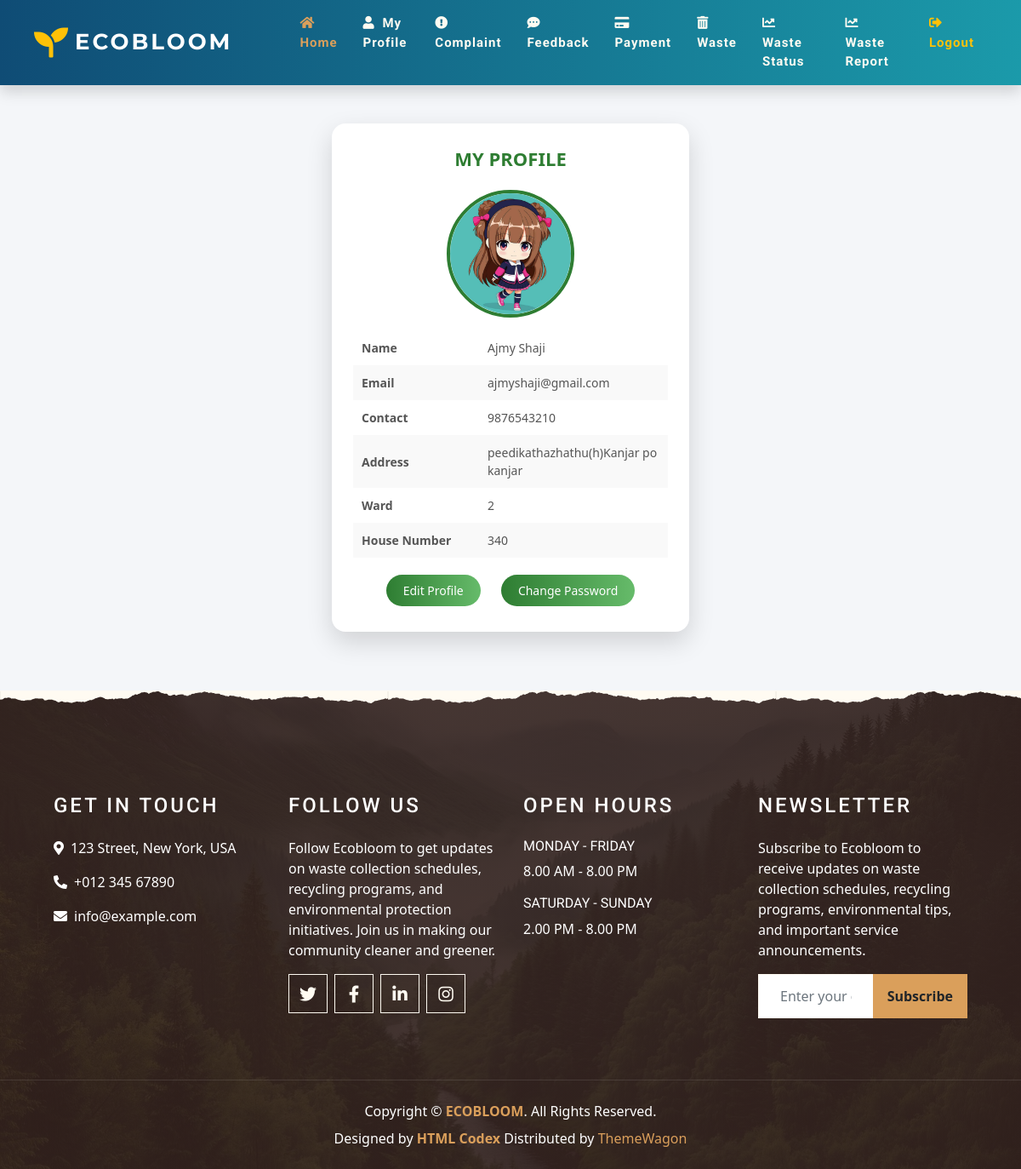
The page /User/Profile/ (signed in) on the database as committed earlier.
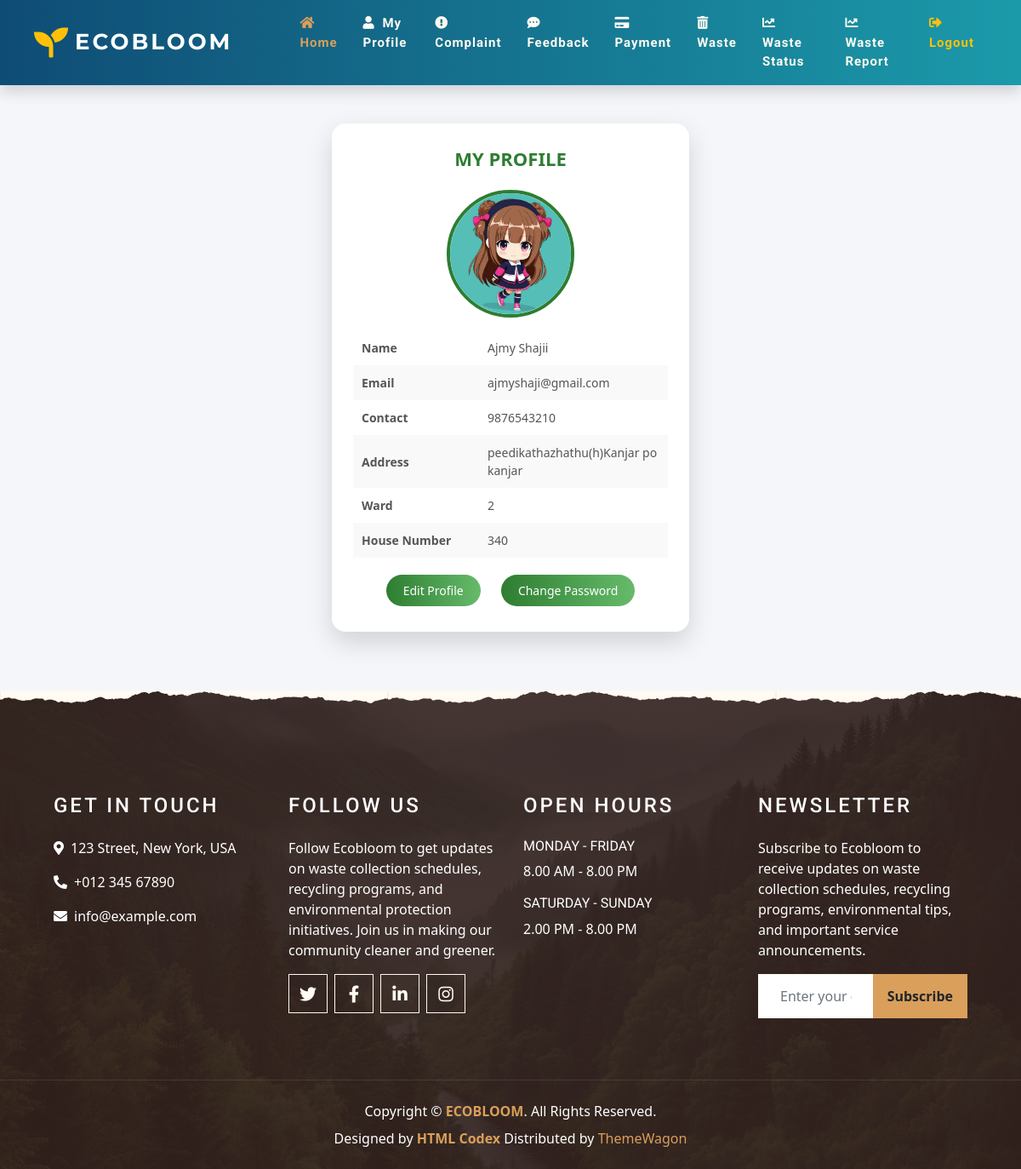
The same page on the database as committed later.
### Guest/models.py (models this page shows)
class tbl_user(models.Model):
    user_name=models.CharField(max_length=50)
    user_email=models.CharField(max_length=50)
    user_contactno=models.CharField(max_length=50)
    user_address=models.CharField(max_length=50)
    user_password=models.CharField(max_length=50)
    user_houseno=models.CharField(max_length=50)
    user_photo=models.FileField(upload_to='Assets/UserDocs/')
    ward_id=models.ForeignKey(tbl_ward,on_delete=models.CASCADE)
    user_status=models.IntegerField(default=0)

### Admin/models.py (models this page shows)
class tbl_ward(models.Model):
    ward_number=models.CharField(max_length=50)

### User/views.py (the view)
# urls.py: path('Profile/',views.Profile,name="Profile"),
def Profile(request):
    if "uid" not in request.session:
        return redirect("Guest:Login")
    else:
        profiledata=tbl_user.objects.get(id=request.session['uid'])
        return render(request,"User/Profile.html",{'Data':profiledata})

### User/Templates/User/Profile.html (shortened to what this page needs)
{% extends 'User/Head.html' %}
{% block content %}
<!DOCTYPE html>
<html lang="en">
<head>
</head>
<body>
<div class="profile-container">
    <div class="profile-card">
        <div class="profile-title">MY PROFILE</div>
        <form action="" method="post">
            <div class="profile-photo">
                <img src="{{Data.user_photo.url}}" alt="User Photo" class="worker-photo">
            </div>
            <table>
                <tr>
                    <td>Name</td>
                    <td>{{Data.user_name}}</td>
                </tr>
                <tr>
                    <td>Email</td>
                    <td>{{Data.user_email}}</td>
                </tr>
                <tr>
                    <td>Contact</td>
                    <td>{{Data.user_contactno}}</td>
                </tr>
                <tr>
                    <td>Address</td>
                    <td>{{Data.user_address}}</td>
                </tr>
                <tr>
                    <td>Ward</td>
                    <td>{{Data.ward_id.ward_number}}</td>
                </tr>
                <tr>
                    <td>House Number</td>
                    <td>{{Data.user_houseno}}</td>
                </tr>
            </table>
            <div class="profile-actions">
                <a href="{% url 'User:EditProfile' %}">Edit Profile</a>
                <a href="{% url 'User:ChangePassword' %}">Change Password</a>
            </div>
        </form>
    </div>
</div>
</body>
</html>
{% endblock content %}

Rows that differ between the two databases and show on the page:
changed tbl_user "ajmyshaji@gmail.com": user_name "Ajmy Shaji" → "Ajmy Shajii"
